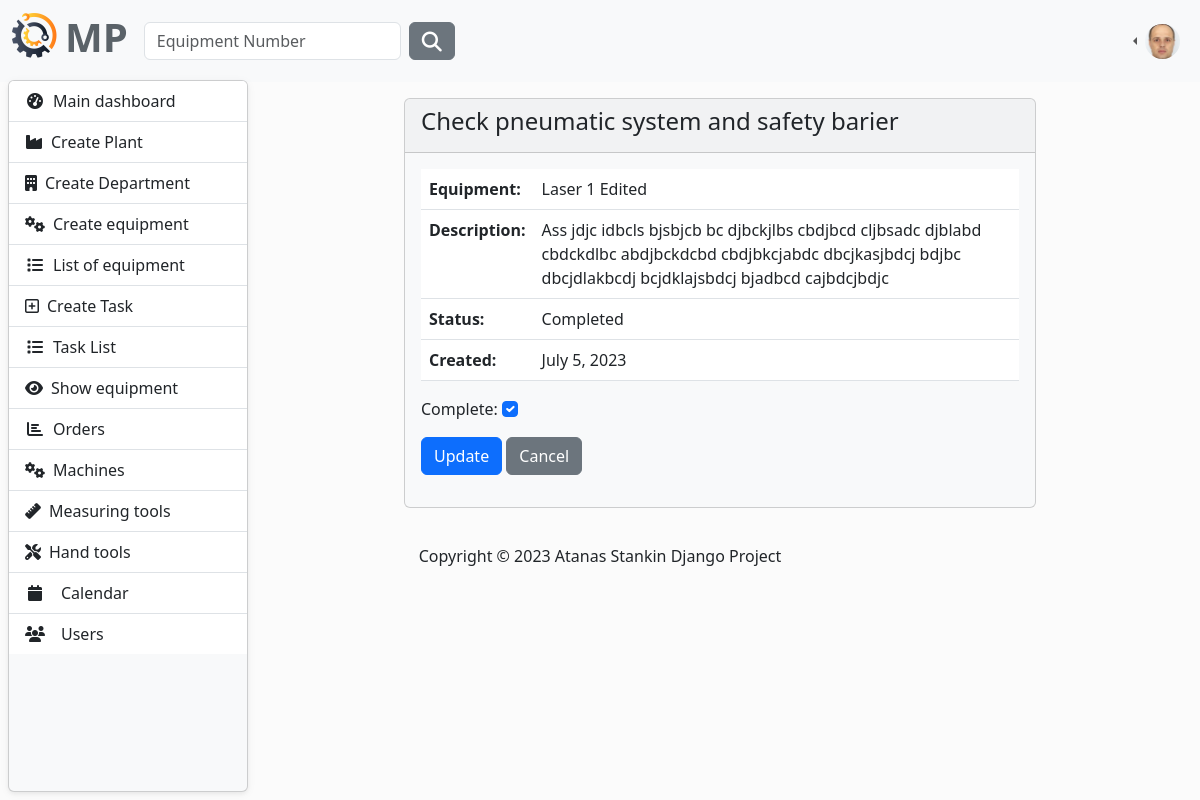
Before: /task/update-task/3/ (signed in) with the older database file.
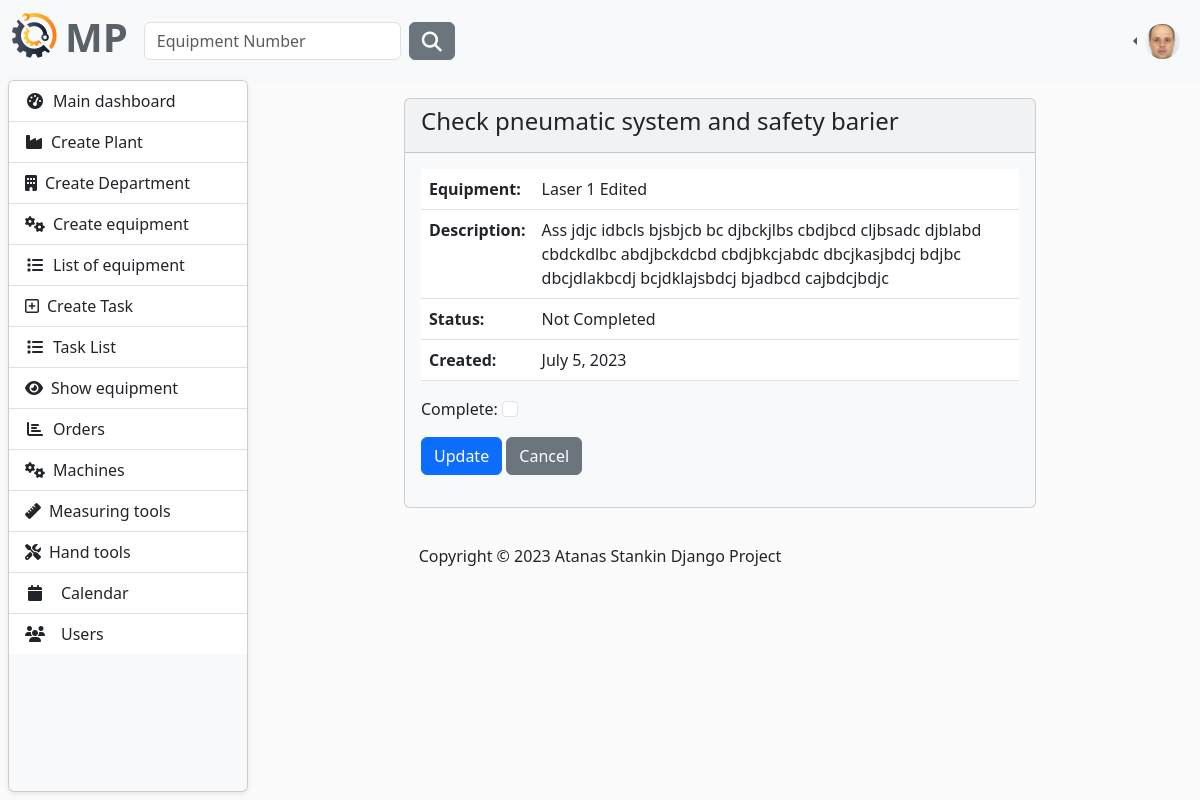
After: the same page with the newer database file.
### MaintenancePlanner/task/models.py (models this page shows, shortened)
class Task(models.Model):
    technician = models.ForeignKey(AppUser, on_delete=models.CASCADE)
    equipment = models.ForeignKey(
        to=Equipment,
        on_delete=models.CASCADE,
    )
    title = models.CharField(
        max_length=256,
    )
    description = models.TextField(null=True, blank=True)
    complete = models.BooleanField(default=False)
    created_on = models.DateField(auto_now_add=True)
    class Meta:
        ordering = ['complete']

### MaintenancePlanner/equipment/models.py (models this page shows)
class Equipment(models.Model):
    description = models.CharField(
        max_length=30,
        validators=[equipment_name_validator],
    )
    type = models.CharField(
        max_length=30,
        choices=TYPE_OF_EQUIPMENT
    )
    acquisition_date = models.DateField(
        blank=True,
        null=True,
        verbose_name='Acquisition Date',
    )
    acquisition_value = models.FloatField(
        blank=True,
        null=True,
        verbose_name='Acquisition Value',
    )
    currency_code = models.CharField(
        max_length=10,
        choices=CURRENCY_CHOICES,
        default='EUR',
    )
    year_of_manufacture = models.PositiveIntegerField(
        verbose_name='Year of Manufacture',
        null=True,
        blank=True,
    )
    manufacturer = models.CharField(
        max_length=30,
        blank=True,
        null=True,
    )
    model_number = models.CharField(
        max_length=30,
        blank=True,
        null=True,
        verbose_name='Model Number'
    )
    part_number = models.CharField(
        max_length=30,
        blank=True,
        null=True,
        verbose_name='Manufacturer Part Number',
    )
    serial_number = models.CharField(
        max_length=30,
        blank=True,
        null=True,
        verbose_name='Manufacturer Serial Number',
    )
    plant = models.ForeignKey(
        to=Plant,
        on_delete=models.CASCADE)
    department = models.ForeignKey(
        to=Department,
        on_delete=models.CASCADE)
    last_checked_date = models.DateField(
        verbose_name='Last Checked Date',
        blank=True,
        null=True,
    )
    next_check_date = models.DateField(
        verbose_name='Next Check Date',
        blank=True,
        null=True,
    )
    def __str__(self):
        return self.description

### MaintenancePlanner/task/views.py (the view)
# urls.py: path('update-task/<int:pk>/', UpdateTask.as_view(), name='update-task'),
class UpdateTask(LoginRequiredMixin, UpdateView):
    template_name = 'update-task.html'
    model = Task
    form_class = UpdateTaskForm
    success_url = reverse_lazy('task-list')

### MaintenancePlanner/task/forms.py
class UpdateTaskForm(forms.ModelForm):
    class Meta:
        model = Task
        fields = ('complete',)
        widgets = {
            'complete': forms.CheckboxInput(attrs={
                'class': 'form-check-input',
                'type': "checkbox",
                'id': 'flexCheckDefault',
            }),
        }

### MaintenancePlanner/task/templates/update-task.html (shortened to what this page needs)
{% extends "base.html" %}
{% load static %}
{% block content %}
    <div class="row justify-content-center mt-3">
        <div class="col-8">
            <div class="card bg-light mb-3" style="max-width: 200rem;">
                <div class="card-header">
                    <h4>{{ task.title }}</h4>
                </div>
                <div class="card-body">
                    <table class="table table-hover">
                    <tr>
                        <td>
                           <strong>Equipment:</strong>
                        </td>
                        <td>
                            {{ task.equipment }}
                        </td>
                    </tr>
                    <tr>
                        <td>
                            <strong>Description:</strong>
                        </td>
                        <td>
                            {{ task.description }}
                        </td>
                    </tr>
                    <tr>
                        <td>
                            <strong>Status:</strong>
                        </td>
                        <td>
                            {% if task.complete %}
                                Completed
                            {% else %}
                                Not Completed
                            {% endif %}
                        </td>
                    </tr>
                    <tr>
                        <td>
                            <strong>Created:</strong>
                        </td>
                        <td>
                            {{ task.created_on }}
                        </td>
                    </tr>
                </table>
                    <form method="POST" enctype="multipart/form-data">
                      {{ form.as_p }}
                        <div class="mb-3">
                            <button type="submit" class="btn btn-primary ">Update</button>
                            <a href="{% url 'task-list' %}" class="btn btn-secondary">Cancel</a>
                        </div>
                    </form>
                </div>
            </div>
        </div>
    </div>
{% endblock content %}

Changed rows visible on the page:
changed Task "Check pneumatic system and safety barier": complete "☑" → "☐"
Other visible differences:
text no longer shown: "Completed"
text now shown: "Not Completed"
